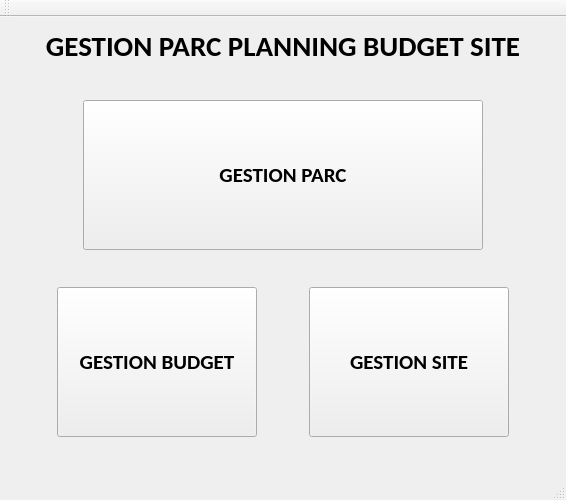
<?xml version="1.0" encoding="UTF-8"?>
<ui version="4.0">
 <class>GPPBS</class>
 <widget class="QMainWindow" name="GPPBS">
  <property name="geometry">
   <rect>
    <x>0</x>
    <y>0</y>
    <width>566</width>
    <height>500</height>
   </rect>
  </property>
  <property name="windowTitle">
   <string>GPPBS</string>
  </property>
  <widget class="QWidget" name="centralWidget">
   <layout class="QVBoxLayout" name="verticalLayout">
    <item>
     <layout class="QHBoxLayout" name="horizontalLayout">
      <item>
       <widget class="QLabel" name="titre_main">
        <property name="font">
         <font>
          <family>Calibri</family>
          <pointsize>22</pointsize>
          <weight>75</weight>
          <bold>true</bold>
         </font>
        </property>
        <property name="text">
         <string>GESTION PARC PLANNING BUDGET SITE</string>
        </property>
        <property name="alignment">
         <set>Qt::AlignCenter</set>
        </property>
       </widget>
      </item>
     </layout>
    </item>
    <item>
     <spacer name="verticalSpacer">
      <property name="orientation">
       <enum>Qt::Vertical</enum>
      </property>
      <property name="sizeHint" stdset="0">
       <size>
        <width>20</width>
        <height>40</height>
       </size>
      </property>
     </spacer>
    </item>
    <item>
     <layout class="QHBoxLayout" name="horizontalLayout_2">
      <item>
       <spacer name="horizontalSpacer_2">
        <property name="orientation">
         <enum>Qt::Horizontal</enum>
        </property>
        <property name="sizeHint" stdset="0">
         <size>
          <width>40</width>
          <height>20</height>
         </size>
        </property>
       </spacer>
      </item>
      <item>
       <widget class="QPushButton" name="gest_parc">
        <property name="minimumSize">
         <size>
          <width>400</width>
          <height>150</height>
         </size>
        </property>
        <property name="font">
         <font>
          <family>Calibri</family>
          <pointsize>16</pointsize>
          <weight>75</weight>
          <bold>true</bold>
         </font>
        </property>
        <property name="cursor">
         <cursorShape>PointingHandCursor</cursorShape>
        </property>
        <property name="text">
         <string>GESTION PARC</string>
        </property>
       </widget>
      </item>
      <item>
       <spacer name="horizontalSpacer">
        <property name="orientation">
         <enum>Qt::Horizontal</enum>
        </property>
        <property name="sizeHint" stdset="0">
         <size>
          <width>40</width>
          <height>20</height>
         </size>
        </property>
       </spacer>
      </item>
     </layout>
    </item>
    <item>
     <spacer name="verticalSpacer_2">
      <property name="orientation">
       <enum>Qt::Vertical</enum>
      </property>
      <property name="sizeHint" stdset="0">
       <size>
        <width>20</width>
        <height>40</height>
       </size>
      </property>
     </spacer>
    </item>
    <item>
     <layout class="QHBoxLayout" name="horizontalLayout_3">
      <item>
       <spacer name="horizontalSpacer_4">
        <property name="orientation">
         <enum>Qt::Horizontal</enum>
        </property>
        <property name="sizeHint" stdset="0">
         <size>
          <width>40</width>
          <height>20</height>
         </size>
        </property>
       </spacer>
      </item>
      <item>
       <widget class="QPushButton" name="gest_budget">
        <property name="minimumSize">
         <size>
          <width>200</width>
          <height>150</height>
         </size>
        </property>
        <property name="font">
         <font>
          <family>Calibri</family>
          <pointsize>16</pointsize>
          <weight>75</weight>
          <bold>true</bold>
         </font>
        </property>
        <property name="cursor">
         <cursorShape>PointingHandCursor</cursorShape>
        </property>
        <property name="text">
         <string>GESTION BUDGET</string>
        </property>
       </widget>
      </item>
      <item>
       <spacer name="horizontalSpacer_5">
        <property name="orientation">
         <enum>Qt::Horizontal</enum>
        </property>
        <property name="sizeHint" stdset="0">
         <size>
          <width>40</width>
          <height>20</height>
         </size>
        </property>
       </spacer>
      </item>
      <item>
       <widget class="QPushButton" name="gest_site">
        <property name="minimumSize">
         <size>
          <width>200</width>
          <height>150</height>
         </size>
        </property>
        <property name="font">
         <font>
          <family>Calibri</family>
          <pointsize>16</pointsize>
          <weight>75</weight>
          <bold>true</bold>
         </font>
        </property>
        <property name="cursor">
         <cursorShape>PointingHandCursor</cursorShape>
        </property>
        <property name="text">
         <string>GESTION SITE</string>
        </property>
       </widget>
      </item>
      <item>
       <spacer name="horizontalSpacer_6">
        <property name="orientation">
         <enum>Qt::Horizontal</enum>
        </property>
        <property name="sizeHint" stdset="0">
         <size>
          <width>40</width>
          <height>20</height>
         </size>
        </property>
       </spacer>
      </item>
     </layout>
    </item>
    <item>
     <spacer name="verticalSpacer_3">
      <property name="orientation">
       <enum>Qt::Vertical</enum>
      </property>
      <property name="sizeHint" stdset="0">
       <size>
        <width>20</width>
        <height>40</height>
       </size>
      </property>
     </spacer>
    </item>
   </layout>
  </widget>
  <widget class="QMenuBar" name="menuBar">
   <property name="geometry">
    <rect>
     <x>0</x>
     <y>0</y>
     <width>566</width>
     <height>21</height>
    </rect>
   </property>
  </widget>
  <widget class="QToolBar" name="mainToolBar">
   <attribute name="toolBarArea">
    <enum>TopToolBarArea</enum>
   </attribute>
   <attribute name="toolBarBreak">
    <bool>false</bool>
   </attribute>
  </widget>
  <widget class="QStatusBar" name="statusBar"/>
 </widget>
 <layoutdefault spacing="6" margin="11"/>
 <resources/>
 <connections/>
</ui>
